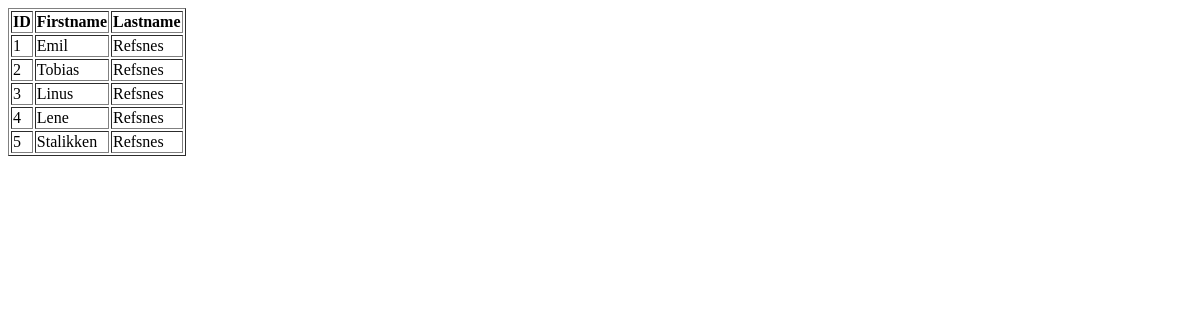
Before: /testing/ with the older database file.
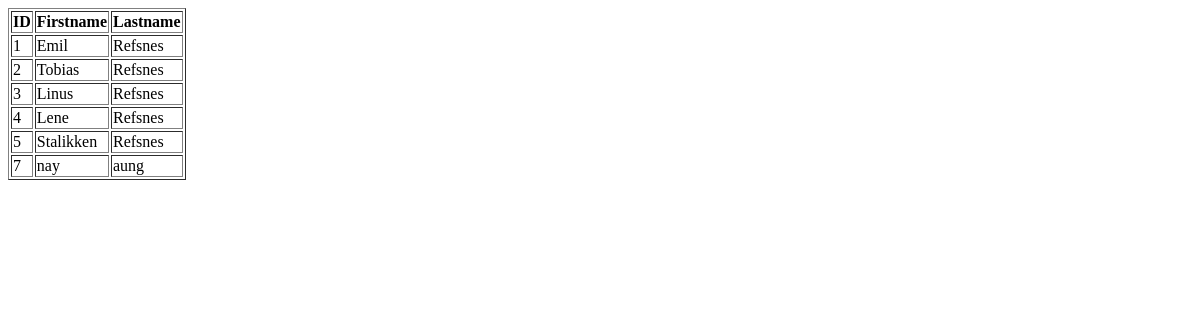
After: the same page with the newer database file.
### members/models.py (models this page shows, shortened)
class Member(models.Model):
  firstname = models.CharField(max_length=255)
  lastname = models.CharField(max_length=255)
  phone = models.IntegerField(null=True)
  joined_date = models.DateField(null=True)

### members/views.py (the view)
# urls.py: path('testing/', views.testing, name='testing'),
def testing(request):
  mydata = Member.objects.all()
  template = loader.get_template('template.html')
  context = {
    'mymembers': mydata,
  }
  return HttpResponse(template.render(context, request))

### members/templates/template.html (shortened to what this page needs)
<!DOCTYPE html>
<html>
<body>
<table border='1'>
  <tr>
    <th>ID</th>
    <th>Firstname</th>
    <th>Lastname</th>
  </tr>
  {% for x in mymembers %}
    <tr>
      <td>{{ x.id }}</td>
        <td>{{ x.firstname }}</td>
      <td>{{ x.lastname }}</td>
    </tr>
  {% endfor %}
</table>
</body>
</html>

Changed rows visible on the page:
added Member: id "7", firstname "nay", lastname "aung"
